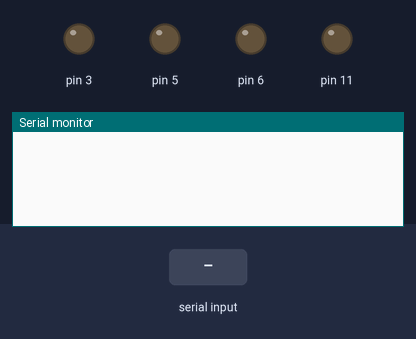
Recording of a sketch running on a simulated Arduino Uno, built with avr-gcc and run on an emulated ATmega328P. Parts: output pins drawn as LEDs (lit = HIGH), the last lines printed to the serial monitor. Inputs (shaded band) come from the test bench.

Above: at 1.2 s.
1.3 s: "F" received over Serial
At 2.1 s:
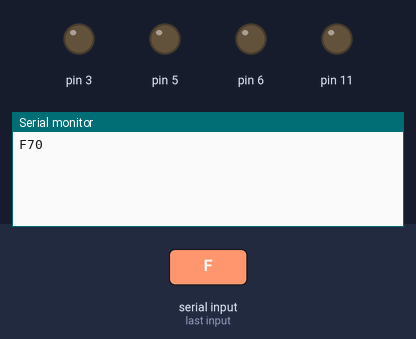
2.8 s: "B" received over Serial
At 3.3 s:
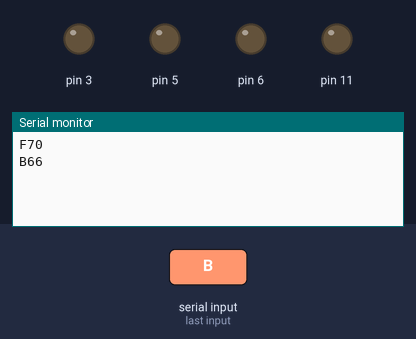

Measured:
- after the input at 1.3 s, the serial monitor: prints a new line at once (image 1)
- after the input at 2.8 s, the serial monitor: prints a new line at once (image 2)

The sketch:

v1.ino
```cpp
char income_symbol;

void setup() {
  // put your setup code here, to run once:
  Serial.begin(19200);
}

void loop() {
  // put your main code here, to run repeatedly:
  while(Serial.available()>0){
    income_symbol = Serial.read();

     if (income_symbol == 'F'){
      //forward();
      Serial.print("F");
      Serial.println(income_symbol, 1); // печатает в консоль символ
      pinMode(5,OUTPUT);
      pinMode(11,OUTPUT);
      pinMode(3,INPUT);
      pinMode(6,INPUT);
      digitalWrite(5,LOW);
      digitalWrite(11,LOW);
     }
     if (income_symbol == 'B'){
      //forward();
      Serial.print("B");
      Serial.println(income_symbol, 1); // печатает в консоль символ
      pinMode(3,OUTPUT);
      pinMode(6,OUTPUT);
      pinMode(5,INPUT);
      pinMode(11,INPUT);
      digitalWrite(3,LOW);
      digitalWrite(6,LOW);
    }
     if (income_symbol == 'S'){
      //forward();
      Serial.print("S");
      Serial.println(income_symbol, 1); // печатает в консоль символ
      pinMode(3,INPUT);
      pinMode(6,INPUT);
      pinMode(5,INPUT);
      pinMode(11,INPUT);
    }
  }
}
```
